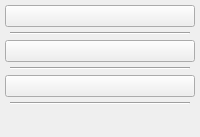
        <widget class="QWidget" name="stacklist" native="true">
         <property name="autoFillBackground">
          <bool>true</bool>
         </property>
         <layout class="QVBoxLayout" name="verticalLayout_2" stretch="0,0,0,0,0,0,0">
          <property name="spacing">
           <number>5</number>
          </property>
          <property name="leftMargin">
           <number>5</number>
          </property>
          <property name="topMargin">
           <number>5</number>
          </property>
          <property name="rightMargin">
           <number>5</number>
          </property>
          <property name="bottomMargin">
           <number>5</number>
          </property>
          <item>
           <widget class="QPushButton" name="choose1">
            <property name="sizePolicy">
             <sizepolicy hsizetype="Preferred" vsizetype="Preferred">
              <horstretch>0</horstretch>
              <verstretch>0</verstretch>
             </sizepolicy>
            </property>
            <property name="styleSheet">
             <string notr="true">QPushButton {border-image: url(:/button_background/images/button_tab1.png);}
QPushButton:hover:!checked {border-image: url(:/button_background/images/button_tab1_hover.png);}
QPushButton:checked {border-image: url(:/button_background/images/button_tab1_down.png);}</string>
            </property>
            <property name="text">
             <string/>
            </property>
            <property name="checkable">
             <bool>true</bool>
            </property>
            <property name="autoExclusive">
             <bool>false</bool>
            </property>
           </widget>
          </item>
          <item>
           <layout class="QVBoxLayout" name="verticalLayout_5">
            <property name="spacing">
             <number>0</number>
            </property>
            <property name="leftMargin">
             <number>5</number>
            </property>
            <property name="rightMargin">
             <number>5</number>
            </property>
            <item>
             <widget class="Line" name="line">
              <property name="sizePolicy">
               <sizepolicy hsizetype="Preferred" vsizetype="Fixed">
                <horstretch>0</horstretch>
                <verstretch>0</verstretch>
               </sizepolicy>
              </property>
              <property name="styleSheet">
               <string notr="true">border-color: rgb(225, 225, 225);</string>
              </property>
              <property name="frameShadow">
               <enum>QFrame::Sunken</enum>
              </property>
              <property name="lineWidth">
               <number>1</number>
              </property>
              <property name="orientation">
               <enum>Qt::Horizontal</enum>
              </property>
             </widget>
            </item>
           </layout>
          </item>
          <item>
           <widget class="QPushButton" name="choose2">
            <property name="sizePolicy">
             <sizepolicy hsizetype="Preferred" vsizetype="Preferred">
              <horstretch>0</horstretch>
              <verstretch>0</verstretch>
             </sizepolicy>
            </property>
            <property name="styleSheet">
             <string notr="true">QPushButton {border-image: url(:/button_background/images/button_tab2.png);}
QPushButton:hover:!checked {border-image: url(:/button_background/images/button_tab2_hover.png);}
QPushButton:checked {border-image: url(:/button_background/images/button_tab2_down.png);}</string>
            </property>
            <property name="text">
             <string/>
            </property>
            <property name="checkable">
             <bool>true</bool>
            </property>
            <property name="autoExclusive">
             <bool>false</bool>
            </property>
           </widget>
          </item>
          <item>
           <layout class="QVBoxLayout" name="verticalLayout_6">
            <property name="spacing">
             <number>0</number>
            </property>
            <property name="leftMargin">
             <number>5</number>
            </property>
            <property name="rightMargin">
             <number>5</number>
            </property>
            <item>
             <widget class="Line" name="line_2">
              <property name="sizePolicy">
               <sizepolicy hsizetype="Preferred" vsizetype="Fixed">
                <horstretch>0</horstretch>
                <verstretch>0</verstretch>
               </sizepolicy>
              </property>
              <property name="styleSheet">
               <string notr="true">border-color: rgb(225, 225, 225);</string>
              </property>
              <property name="frameShadow">
               <enum>QFrame::Sunken</enum>
              </property>
              <property name="lineWidth">
               <number>1</number>
              </property>
              <property name="orientation">
               <enum>Qt::Horizontal</enum>
              </property>
             </widget>
            </item>
           </layout>
          </item>
          <item>
           <widget class="QPushButton" name="choose3">
            <property name="sizePolicy">
             <sizepolicy hsizetype="Preferred" vsizetype="Preferred">
              <horstretch>0</horstretch>
              <verstretch>0</verstretch>
             </sizepolicy>
            </property>
            <property name="styleSheet">
             <string notr="true">QPushButton {border-image: url(:/button_background/images/button_tab3.png);}
QPushButton:hover:!checked {border-image: url(:/button_background/images/button_tab3_hover.png);}
QPushButton:checked {border-image: url(:/button_background/images/button_tab3_down.png);}</string>
            </property>
            <property name="text">
             <string/>
            </property>
            <property name="checkable">
             <bool>true</bool>
            </property>
            <property name="autoExclusive">
             <bool>false</bool>
            </property>
           </widget>
          </item>
          <item>
           <layout class="QVBoxLayout" name="verticalLayout_7">
            <property name="spacing">
             <number>0</number>
            </property>
            <property name="leftMargin">
             <number>5</number>
            </property>
            <property name="rightMargin">
             <number>5</number>
            </property>
            <item>
             <widget class="Line" name="line_3">
              <property name="sizePolicy">
               <sizepolicy hsizetype="Preferred" vsizetype="Fixed">
                <horstretch>0</horstretch>
                <verstretch>0</verstretch>
               </sizepolicy>
              </property>
              <property name="styleSheet">
               <string notr="true">border-color: rgb(225, 225, 225);</string>
              </property>
              <property name="frameShadow">
               <enum>QFrame::Sunken</enum>
              </property>
              <property name="lineWidth">
               <number>1</number>
              </property>
              <property name="orientation">
               <enum>Qt::Horizontal</enum>
              </property>
             </widget>
            </item>
           </layout>
          </item>
          <item>
           <widget class="QPushButton" name="padding">
            <property name="enabled">
             <bool>false</bool>
            </property>
            <property name="sizePolicy">
             <sizepolicy hsizetype="Preferred" vsizetype="Expanding">
              <horstretch>0</horstretch>
              <verstretch>0</verstretch>
             </sizepolicy>
            </property>
            <property name="autoFillBackground">
             <bool>false</bool>
            </property>
            <property name="styleSheet">
             <string notr="true">background-color: rgb(240, 240, 240);</string>
            </property>
            <property name="text">
             <string/>
            </property>
            <property name="flat">
             <bool>true</bool>
            </property>
           </widget>
          </item>
         </layout>
        </widget>
